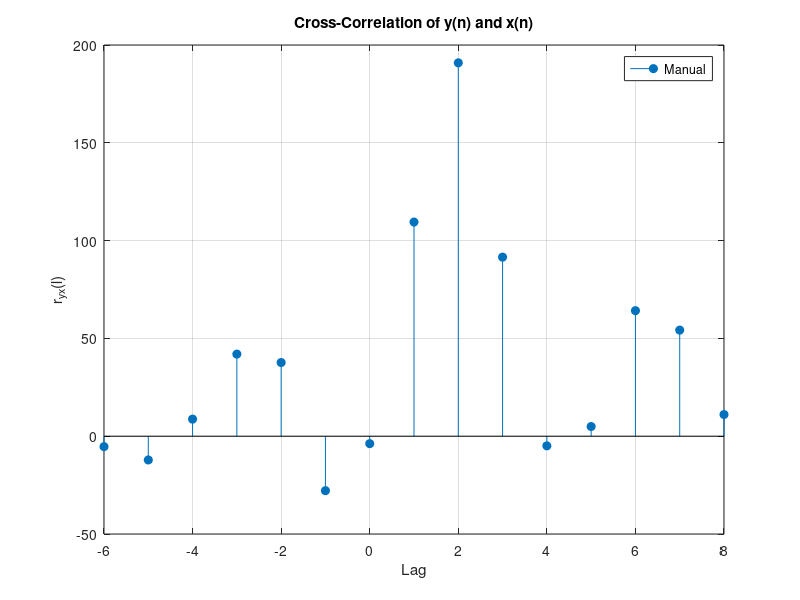
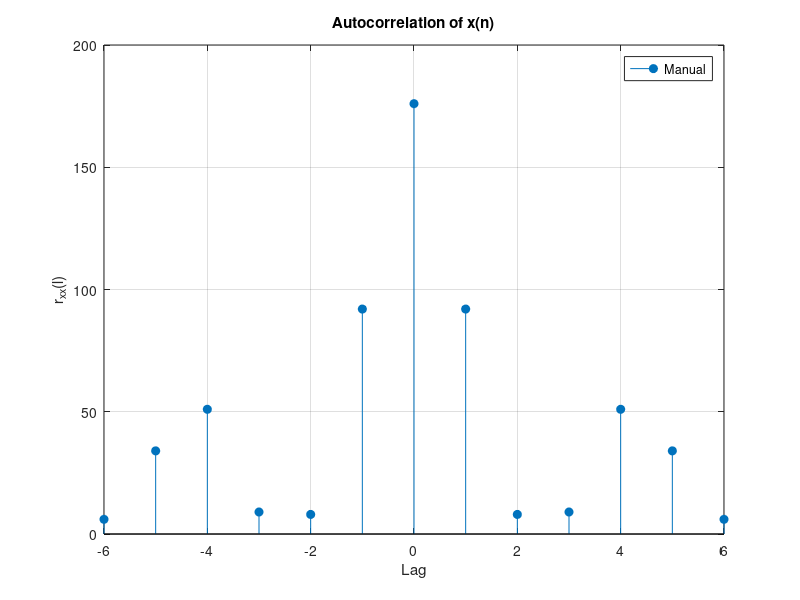
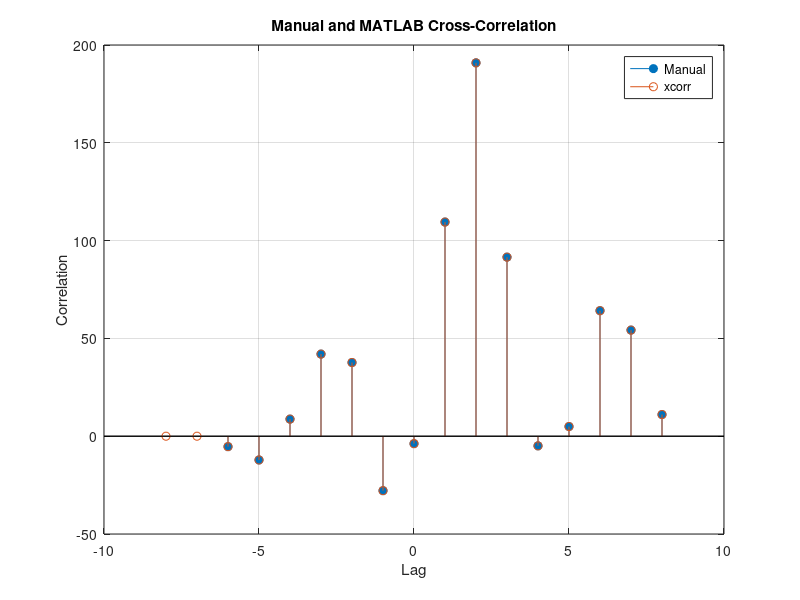
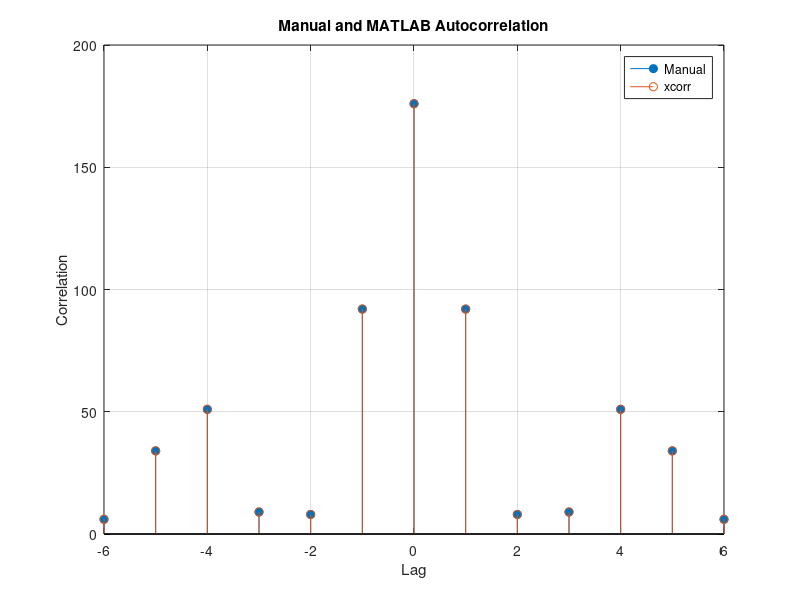

The MATLAB script that drew these images, in order:
clc;
clear;
close all;

a = 5;
b = 4;

x = [3 11 a 0 -1 b 2];

rng(1);
w = randn(1,9);

y = [0 0 x] + w;

Nx = length(x);
Ny = length(y);

lags_yx = -(Nx-1):(Ny-1);
r_yx = zeros(1,length(lags_yx));

for k = 1:length(lags_yx)
    lag = lags_yx(k);
    
    for n = 1:Ny
        m = n-lag;
        
        if m >= 1 && m <= Nx
            r_yx(k) = r_yx(k) + y(n)*x(m);
        end
    end
end

lags_xx = -(Nx-1):(Nx-1);
r_xx = zeros(1,length(lags_xx));

for k = 1:length(lags_xx)
    lag = lags_xx(k);
    
    for n = 1:Nx
        m = n-lag;
        
        if m >= 1 && m <= Nx
            r_xx(k) = r_xx(k) + x(n)*x(m);
        end
    end
end

[r_yx_builtin,lags_yx_builtin] = xcorr(y,x);
[r_xx_builtin,lags_xx_builtin] = xcorr(x,x);

disp('x(n):');
disp(x);

disp('y(n):');
disp(y);

disp('Manual Cross-Correlation:');
disp(r_yx);

disp('MATLAB Cross-Correlation:');
disp(r_yx_builtin);

disp('Manual Autocorrelation:');
disp(r_xx);

disp('MATLAB Autocorrelation:');
disp(r_xx_builtin);

figure;
stem(lags_yx,r_yx,'filled');
xlabel('Lag');
ylabel('r_{yx}(l)');
title('Cross-Correlation of y(n) and x(n)');
legend('Manual');
grid on;

figure;
stem(lags_xx,r_xx,'filled');
xlabel('Lag');
ylabel('r_{xx}(l)');
title('Autocorrelation of x(n)');
legend('Manual');
grid on;

figure;
stem(lags_yx,r_yx,'filled');
hold on;
stem(lags_yx_builtin,r_yx_builtin);
xlabel('Lag');
ylabel('Correlation');
title('Manual and MATLAB Cross-Correlation');
legend('Manual','xcorr');
grid on;

figure;
stem(lags_xx,r_xx,'filled');
hold on;
stem(lags_xx_builtin,r_xx_builtin);
xlabel('Lag');
ylabel('Correlation');
title('Manual and MATLAB Autocorrelation');
legend('Manual','xcorr');
grid on;
